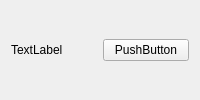
<?xml version="1.0" encoding="UTF-8"?>
<ui version="4.0">
 <class>Form</class>
 <widget class="QWidget" name="Form">
  <property name="geometry">
   <rect>
    <x>0</x>
    <y>0</y>
    <width>200</width>
    <height>100</height>
   </rect>
  </property>
  <property name="windowTitle">
   <string>Form</string>
  </property>
  <layout class="QHBoxLayout" name="horizontalLayout">
   <item>
    <widget class="QLabel" name="label">
     <property name="text">
      <string>TextLabel</string>
     </property>
    </widget>
   </item>
   <item>
    <widget class="QPushButton" name="pushButton">
     <property name="text">
      <string>PushButton</string>
     </property>
    </widget>
   </item>
  </layout>
 </widget>
 <resources/>
 <connections/>
</ui>
